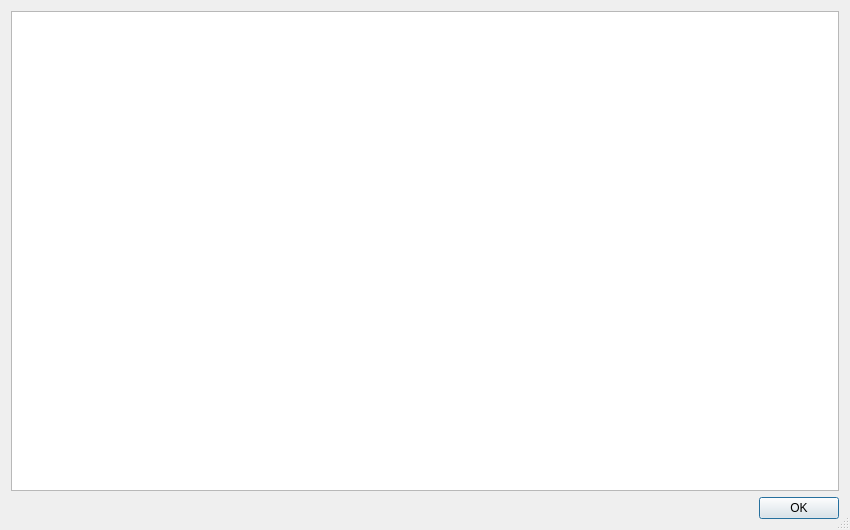
<?xml version="1.0" encoding="UTF-8"?>
<ui version="4.0">
 <class>DialogHistory</class>
 <widget class="QDialog" name="DialogHistory">
  <property name="windowModality">
   <enum>Qt::NonModal</enum>
  </property>
  <property name="geometry">
   <rect>
    <x>0</x>
    <y>0</y>
    <width>850</width>
    <height>530</height>
   </rect>
  </property>
  <property name="windowTitle">
   <string>History</string>
  </property>
  <property name="windowIcon">
   <iconset resource="../../../libs/vmisc/share/resources/icon.qrc">
    <normaloff>:/icon/64x64/icon64x64.png</normaloff>:/icon/64x64/icon64x64.png</iconset>
  </property>
  <property name="locale">
   <locale language="English" country="UnitedStates"/>
  </property>
  <property name="sizeGripEnabled">
   <bool>true</bool>
  </property>
  <layout class="QVBoxLayout" name="verticalLayout">
   <item>
    <widget class="QTableWidget" name="tableWidget">
     <property name="alternatingRowColors">
      <bool>true</bool>
     </property>
     <attribute name="horizontalHeaderVisible">
      <bool>false</bool>
     </attribute>
     <attribute name="horizontalHeaderHighlightSections">
      <bool>false</bool>
     </attribute>
     <attribute name="horizontalHeaderStretchLastSection">
      <bool>true</bool>
     </attribute>
     <attribute name="verticalHeaderVisible">
      <bool>false</bool>
     </attribute>
     <attribute name="verticalHeaderHighlightSections">
      <bool>false</bool>
     </attribute>
     <column>
      <property name="text">
       <string/>
      </property>
     </column>
     <column>
      <property name="text">
       <string>Tool</string>
      </property>
     </column>
    </widget>
   </item>
   <item>
    <widget class="QDialogButtonBox" name="buttonBox">
     <property name="orientation">
      <enum>Qt::Horizontal</enum>
     </property>
     <property name="standardButtons">
      <set>QDialogButtonBox::Ok</set>
     </property>
    </widget>
   </item>
  </layout>
 </widget>
 <tabstops>
  <tabstop>tableWidget</tabstop>
  <tabstop>buttonBox</tabstop>
 </tabstops>
 <resources>
  <include location="../../../libs/vmisc/share/resources/icon.qrc"/>
 </resources>
 <connections>
  <connection>
   <sender>buttonBox</sender>
   <signal>accepted()</signal>
   <receiver>DialogHistory</receiver>
   <slot>accept()</slot>
   <hints>
    <hint type="sourcelabel">
     <x>248</x>
     <y>254</y>
    </hint>
    <hint type="destinationlabel">
     <x>157</x>
     <y>274</y>
    </hint>
   </hints>
  </connection>
  <connection>
   <sender>buttonBox</sender>
   <signal>rejected()</signal>
   <receiver>DialogHistory</receiver>
   <slot>reject()</slot>
   <hints>
    <hint type="sourcelabel">
     <x>316</x>
     <y>260</y>
    </hint>
    <hint type="destinationlabel">
     <x>286</x>
     <y>274</y>
    </hint>
   </hints>
  </connection>
 </connections>
</ui>
